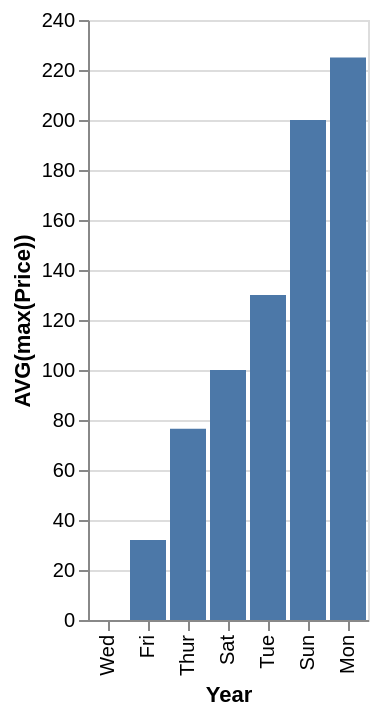

Write the Vega-Lite specification saved for this chart.
### Vega-Lite specification from a JSON file in a GitHub repository (floating-point values rounded to 4 significant figures)
{"data": {"values": [{"x_data": "Wed", "y_data": 0}, {"x_data": "Fri", "y_data": 32}, {"x_data": "Thur", "y_data": 76.5}, {"x_data": "Sat", "y_data": 100}, {"x_data": "Tue", "y_data": 130}, {"x_data": "Sun", "y_data": 200}, {"x_data": "Mon", "y_data": 225}]}, "mark": "bar", "encoding": {"x": {"field": "x_data", "type": "nominal", "title": "Year", "sort": {"op": "sum", "field": "y_data", "order": "ascending"}}, "y": {"field": "y_data", "type": "quantitative", "title": "AVG(max(Price))"}}}
